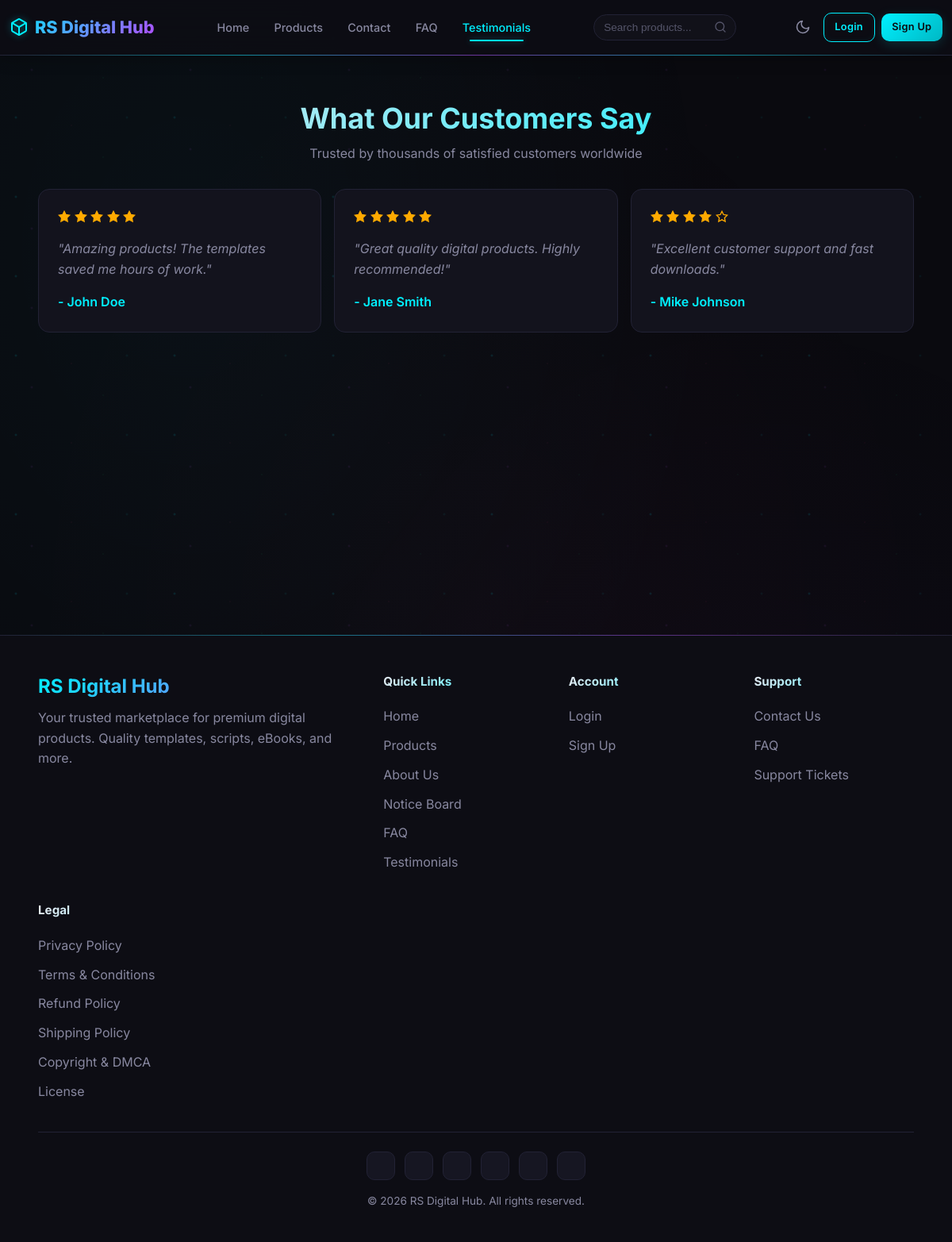
Screenshot of /testimonials.php with the database file from the repository.
### tables this page shows
CREATE TABLE IF NOT EXISTS testimonials (
    id INT AUTO_INCREMENT PRIMARY KEY,
    name VARCHAR(100) NOT NULL,
    email VARCHAR(150),
    message TEXT NOT NULL,
    rating INT DEFAULT 5,
    sort_order INT DEFAULT 0,
    status ENUM('active', 'pending', 'hidden') DEFAULT 'pending',
    created_at TIMESTAMP DEFAULT CURRENT_TIMESTAMP
);

CREATE TABLE IF NOT EXISTS settings (
    id INT AUTO_INCREMENT PRIMARY KEY,
    setting_key VARCHAR(100) UNIQUE NOT NULL,
    setting_value TEXT,
    created_at TIMESTAMP DEFAULT CURRENT_TIMESTAMP,
    updated_at TIMESTAMP DEFAULT CURRENT_TIMESTAMP ON UPDATE CURRENT_TIMESTAMP
);

CREATE TABLE IF NOT EXISTS social_links (
    id INT AUTO_INCREMENT PRIMARY KEY,
    product_type VARCHAR(50) DEFAULT 'general',
    platform VARCHAR(50) NOT NULL,
    icon_svg TEXT DEFAULT NULL,
    url VARCHAR(500) NOT NULL DEFAULT '',
    label VARCHAR(100) DEFAULT NULL,
    is_active TINYINT(1) DEFAULT 1,
    sort_order INT DEFAULT 0,
    created_at TIMESTAMP DEFAULT CURRENT_TIMESTAMP,
    updated_at TIMESTAMP DEFAULT CURRENT_TIMESTAMP ON UPDATE CURRENT_TIMESTAMP,
    UNIQUE KEY idx_platform_section (platform, product_type)
);

### includes/functions.php (called while the page is built, shortened)
<?php
function sanitize($data) {
    return htmlspecialchars(strip_tags(trim($data)), ENT_QUOTES, 'UTF-8');
}
function getSetting($key, $default = '') {
    global $pdo;
    $stmt = $pdo->prepare("SELECT setting_value FROM settings WHERE setting_key = ? AND setting_value != ''");
    $stmt->execute([$key]);
    $value = $stmt->fetchColumn();
    return $value !== false ? $value : $default;
}
function isLoggedIn() {
    return isset($_SESSION['user_id']);
}
function getTestimonials($limit = 6) {
    global $pdo;
    $stmt = $pdo->prepare("SELECT * FROM testimonials WHERE status = 'active' ORDER BY sort_order ASC, created_at DESC LIMIT ?");
    $stmt->execute([$limit]);
    return $stmt->fetchAll();
}

### testimonials.php (the view, shortened to what this page needs)
<?php
require_once __DIR__ . '/includes/header.php';
$testimonials = getTestimonials(100);
?>
<div class="container">
    <div class="section">
        <div class="section-title">
            <h2>What Our Customers Say</h2>
            <p>Trusted by thousands of satisfied customers worldwide</p>
        </div>
        <?php if (empty($testimonials)): ?>
        <div class="empty-state">
            <h3>No Testimonials Yet</h3>
            <p>Check back soon for customer reviews.</p>
            <a href="<?php echo SITE_URL; ?>/contact.php" class="btn btn-primary">Contact Us</a>
        </div>
        <?php else: ?>
        <div class="testimonials-grid">
            <?php foreach ($testimonials as $testimonial): ?>
            <div class="testimonial-card">
                <div class="testimonial-rating">
                    <?php for ($i = 0; $i < 5; $i++): ?>
                    <svg xmlns="http://www.w3.org/2000/svg" width="16" height="16" viewBox="0 0 24 24" fill="<?php echo $i < $testimonial['rating'] ? 'currentColor' : 'none'; ?>" stroke="currentColor" stroke-width="2"><polygon points="12 2 15.09 8.26 22 9.27 17 14.14 18.18 21.02 12 17.77 5.82 21.02 7 14.14 2 9.27 8.91 8.26 12 2"/></svg>
                    <?php endfor; ?>
                </div>
                <p class="testimonial-text">"<?php echo sanitize($testimonial['message']); ?>"</p>
                <div class="testimonial-author">- <?php echo sanitize($testimonial['name']); ?></div>
            </div>
            <?php endforeach; ?>
        </div>
        <?php endif; ?>
    </div>
</div>
<?php require_once __DIR__ . '/includes/footer.php'; ?>

### includes/footer.php (shortened to what this page needs)
    </main>
    <footer class="footer">
        <div class="container">
            <div class="footer-grid">
                <div class="footer-brand">
                    <h3><?php echo getSetting('site_name', SITE_NAME); ?></h3>
                    <p>Your trusted marketplace for premium digital products. Quality templates, scripts, eBooks, and more.</p>
                </div>
                <div class="footer-links">
                    <h4>Quick Links</h4>
                    <a href="<?php echo SITE_URL; ?>/index.php">Home</a>
                    <a href="<?php echo SITE_URL; ?>/products.php">Products</a>
                    <a href="<?php echo SITE_URL; ?>/about.php">About Us</a>
                    <a href="<?php echo SITE_URL; ?>/notices.php">Notice Board</a>
                    <a href="<?php echo SITE_URL; ?>/faq.php">FAQ</a>
                    <a href="<?php echo SITE_URL; ?>/testimonials.php">Testimonials</a>
                </div>
                <div class="footer-links">
                    <h4>Account</h4>
                    <?php if (isLoggedIn()): ?>
                    <a href="<?php echo SITE_URL; ?>/profile.php">Profile</a>
                    <a href="<?php echo SITE_URL; ?>/orders.php">My Orders</a>
                    <a href="<?php echo SITE_URL; ?>/logout.php">Logout</a>
                    <?php else: ?>
                    <a href="<?php echo SITE_URL; ?>/login.php">Login</a>
                    <a href="<?php echo SITE_URL; ?>/signup.php">Sign Up</a>
                    <?php endif; ?>
                </div>
                <div class="footer-links">
                    <h4>Support</h4>
                    <a href="<?php echo SITE_URL; ?>/contact.php">Contact Us</a>
                    <a href="<?php echo SITE_URL; ?>/faq.php">FAQ</a>
                    <a href="<?php echo SITE_URL; ?>/tickets.php">Support Tickets</a>
                </div>
                <div class="footer-links">
                    <h4>Legal</h4>
                    <a href="<?php echo SITE_URL; ?>/policy.php?slug=privacy-policy">Privacy Policy</a>
                    <a href="<?php echo SITE_URL; ?>/policy.php?slug=terms-and-conditions">Terms & Conditions</a>
                    <a href="<?php echo SITE_URL; ?>/policy.php?slug=refund-cancellation-policy">Refund Policy</a>
                    <a href="<?php echo SITE_URL; ?>/policy.php?slug=shipping-delivery-policy">Shipping Policy</a>
                    <a href="<?php echo SITE_URL; ?>/policy.php?slug=copyright-dmca-policy">Copyright & DMCA</a>
                    <a href="<?php echo SITE_URL; ?>/policy.php?slug=license">License</a>
                </div>
            </div>
            <div class="footer-bottom">
                <div class="footer-social">
                    <?php
                    $footerSocials = $pdo->query("SELECT * FROM social_links WHERE is_active = 1 AND url != '' ORDER BY sort_order ASC LIMIT 6")->fetchAll();
                    foreach ($footerSocials as $fs):
                    ?>
                    <a href="<?php echo sanitize($fs['url']); ?>" target="_blank" rel="noopener noreferrer" class="footer-social-icon footer-social-<?php echo $fs['platform']; ?>" title="<?php echo sanitize($fs['label'] ?? ucfirst($fs['platform'])); ?>">
                    </a>
                    <?php endforeach; ?>
                </div>
                <p><?php echo getSetting('site_footer_text', '© ' . date('Y') . ' ' . SITE_NAME . '. All rights reserved.'); ?></p>
            </div>
        </div>
    </footer>
</body>
</html>

### rows the page displays
testimonials: message "Amazing products! The templates saved me hours of work.", name "John Doe"
testimonials: message "Great quality digital products. Highly recommended!", name "Jane Smith"
testimonials: message "Excellent customer support and fast downloads.", name "Mike Johnson"
settings: setting_value "RS Digital Hub"
